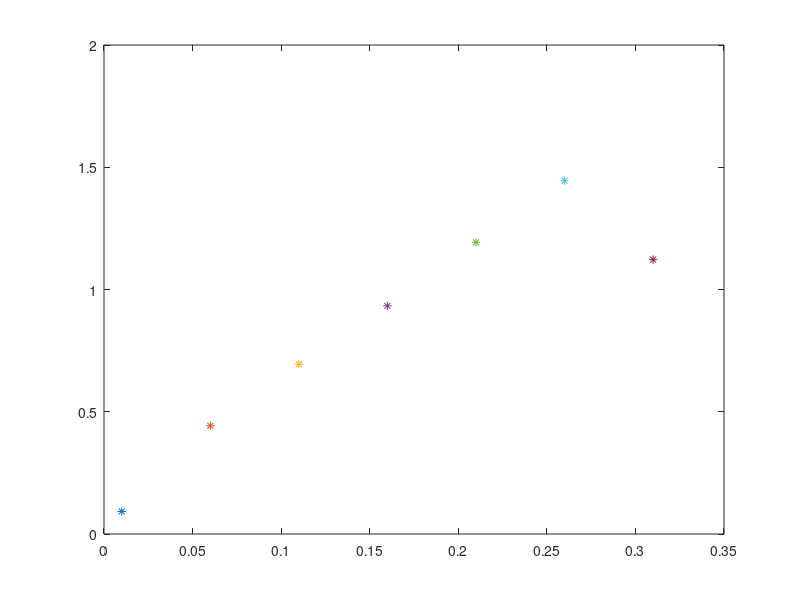
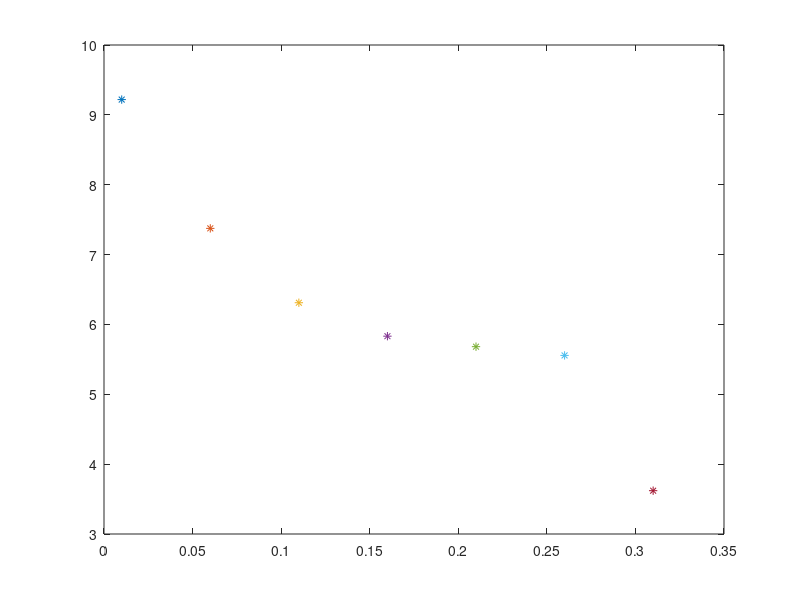

These figures' MATLAB source, in order: (Note: this script raises an error after producing the figures.)
clear all

for density=0.01:0.05:1
    clearvars -except density
%Starting variables
numlanes=3;
%numcars=249;
gridpts=250;
numcars=round(density*gridpts*numlanes);
grid=zeros(numlanes,gridpts);
vmax=10;
badDriverp=0;
passfactor=1;

%Characteristics of Each car
%Column 1=starting position
%Column 2=ending position
%Column 3=current velocity
%Column 4=Current Lane
%Column 5=End Lane
%Column 6=Car type
%Column 7=Rank of vehicle
%Column 8=Rudeness Factor
%Column 9=Personalized Max Speed

carChar=zeros(numcars,9);
carChar(:,3)=round(vmax*rand(1,numcars)); %Allowed to have same velocity though

vehdist=zeros(1,100);
vehdist(1:95)=1;
vehdist(96:100)=2;
carChar(:,6)=randsample(vehdist,numcars,true);  %replacement is being allowed

carChar(:,8)=rand(1,numcars);

%setting up grid
for ii=1:numcars
    carChar(ii,4)=mod(ii,numlanes)+1;
    carChar(ii,1)=mod(ii,gridpts)+1;
   grid(carChar(ii,4),carChar(ii,1))=carChar(ii,6);
    
end

carChar(:,9)=round(10*betarnd(8,2,[1,numcars]));
%%
%Set new characteristics
counter=0;
while min(carChar(:,1))<gridpts && counter<gridpts*2
    [a,carChar(:,7)]=sort(carChar(:,1),'descend');
    %accident
%     if counter>30 && counter <60
%        grid(:,gridpts/2)=1000; 
%     end
        
    for ii=1:numcars
        [a,loc]=min(carChar(:,7));
        clear gap*
        if carChar(loc,1)>=gridpts
            carChar(loc,1)=inf;
        end
          if carChar(loc,1)~=inf
              %vmax=carChar(loc,9);
              %%Lane Changes
              %Moving to rightmost available lane
              if carChar(loc,4)~=1 && sum(sum(grid(:,max([1,carChar(loc,1)]):min([carChar(loc,1)+vmax,gridpts])))) && passfactor>=carChar(loc,8)  %if not in rightmost land and no one within hitting distance in front of you
                  if sum(grid(1:carChar(loc,4)-1,carChar(loc,1)))==0  %If no one in any of the lanes to the right of them in their same position
                      carChar(loc,5)=1;
                  else
                      gapsr=carChar(loc,4)-find(grid(:,4)~=0);
                      gapsr(gapsr>=0)=-inf;
                      gapr=-1*max(gapsr)-1;
                      carChar(loc,5)=max([1,carChar(loc,4)-gapr]);
                  end
              %Or moving left one lane
              elseif carChar(loc,4)~=numlanes && sum(sum(grid(:,carChar(loc,1):min([gridpts,carChar(loc,1)+vmax]))))~=0 && sum(grid(carChar(loc,4)+1,max([1,carChar(loc,1)-vmax]):carChar(loc,1)))==0 &&passfactor>carChar(loc,8)
                 carChar(loc,5)=carChar(loc,4)+1; 
              else
                  carChar(loc,5)=carChar(loc,4);
              end
          %Forward Movement
              gapsf=carChar(loc,1)-find(carChar(:,5)==carChar(loc,4));
              gapsf(gapsf>=0)=-inf;
              gapf=-1*(max(gapsf))-1;    %number of empty sites ahead
              if size(gapf,1)~=0
                  gapveh=find(carChar(:,1)==carChar(loc,1)+gapf+1);
                  if carChar(gapveh(:),6)==2
                      gapf=max([gapf-1,0]);
                  end
              else 
                  gapf=inf;
              end
              
              carChar(loc,3)=max([0,min([gapf,vmax,carChar(loc,3)+1])]);
              carChar(loc,3)=max([carChar(loc,3)-binornd(1,badDriverp*carChar(loc,8)),1]);
              carChar(loc,2)=carChar(loc,3)+carChar(loc,1);            
              
          %Update Grid
          grid(carChar(loc,4),carChar(loc,1))=0;   %Their old grid point is now empty
          grid(carChar(loc,5),carChar(loc,2))=carChar(loc,6);    %Their new grid point is now its car type
          end
          carChar(loc,7)=inf;
    end
    carChar(:,1)=carChar(:,2);
    carChar(:,4)=carChar(:,5);
    counter=counter+1;

    %plot(counter,carChar(:,2),'Marker','*')
    %plot(counter,carChar(:,4),'Marker','*');
    %hold on
   vehcs=find(carChar(:,1)~=inf);
    avgv(counter)=mean(carChar(vehcs(:),3));
    %dact(counter)=size(vehcs,2)/gridpts/numlanes;
    Q(counter)=density*avgv(counter);
end
    figure(1)
 plot(density,mean(Q),'Marker','*')
 hold on
 figure(2)
 plot(density,mean(avgv),'Marker','*')
 hold on
end
%%

 
figure(1)
xlabel('Initial Density')
ylabel('Average Flow')
title('Fundamental Diagram with Even Spread Medium Speed Beta Distribution')
hold off

figure(2)
xlabel('Initial Density')
ylabel('Average Velocity')
title('Average Velocity with Even Spread Medium Beta Distribution vs. Initial Density')
hold off

carChar
counter